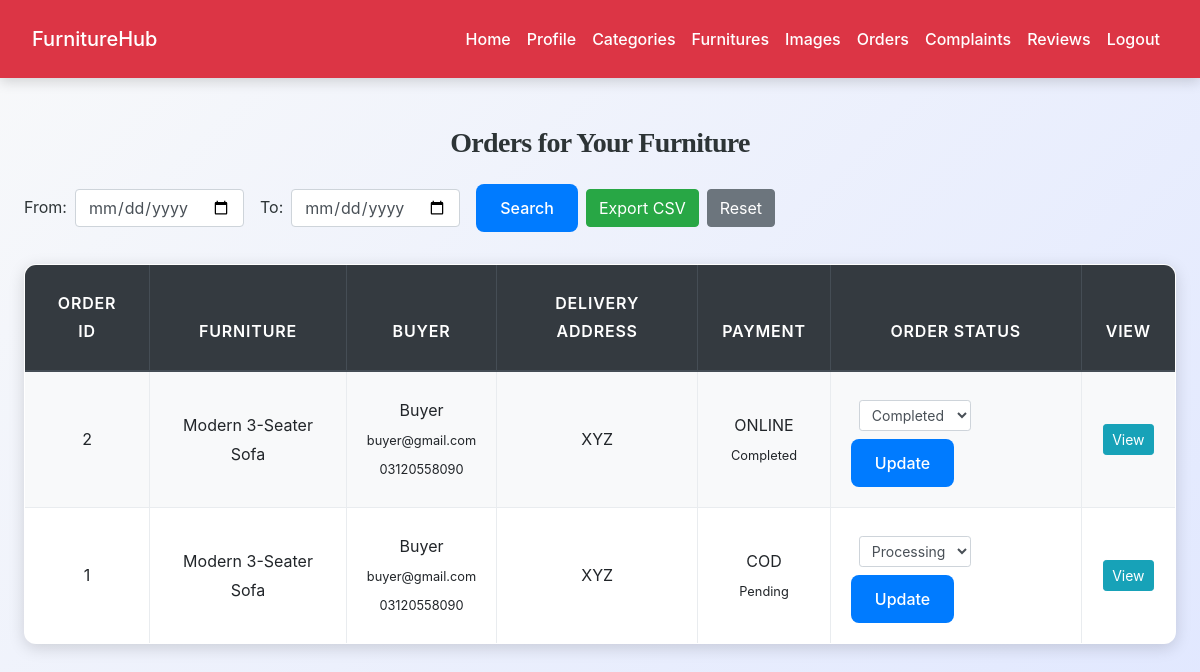
The page /seller/seller_orders.php (signed in) on the database its author committed.
### tables this page shows
CREATE TABLE `orders` (
  `order_id` int(11) NOT NULL,
  `buyer_id` int(11) NOT NULL,
  `furniture_id` int(11) NOT NULL,
  `seller_id` int(11) NOT NULL,
  `order_status` enum('pending','processing','shipped','completed','cancelled') DEFAULT 'pending',
  `order_date` timestamp NOT NULL DEFAULT current_timestamp(),
  `delivery_address` text NOT NULL,
  `payment_method` enum('cod','online') NOT NULL,
  `payment_status` enum('pending','completed') DEFAULT 'pending'
);

CREATE TABLE `furniture` (
  `furniture_id` int(11) NOT NULL,
  `id` int(11) NOT NULL,
  `category_id` int(11) NOT NULL,
  `title` varchar(100) NOT NULL,
  `description` text NOT NULL,
  `price` decimal(10,2) NOT NULL,
  `condition` enum('new','like_new','good','fair','poor') NOT NULL,
  `location` varchar(100) DEFAULT NULL,
  `status` enum('available','sold','blocked') DEFAULT 'available',
  `created_at` timestamp NOT NULL DEFAULT current_timestamp(),
  `updated_at` timestamp NOT NULL DEFAULT current_timestamp() ON UPDATE current_timestamp()
);

CREATE TABLE `users` (
  `id` int(11) NOT NULL,
  `full_name` varchar(100) NOT NULL,
  `email` varchar(100) NOT NULL,
  `password` varchar(255) NOT NULL,
  `phone` varchar(20) DEFAULT NULL,
  `address` text DEFAULT NULL,
  `city` varchar(50) DEFAULT NULL,
  `state` varchar(50) DEFAULT NULL,
  `country` varchar(50) DEFAULT NULL,
  `role` enum('buyer','seller') DEFAULT 'buyer',
  `status` enum('active','blocked','pending') DEFAULT 'active',
  `upload_status` enum('active','blocked') DEFAULT 'active',
  `profile_image` varchar(255) DEFAULT NULL,
  `created_at` timestamp NOT NULL DEFAULT current_timestamp()
);

### seller/seller_orders.php (the view, shortened to what this page needs)
<?php
include('config.php');
$seller_id = $_SESSION["id"];
$where = "";
$from_date = $to_date = "";
$sql = "
    SELECT o.*,
           u.full_name AS buyer_name,
           u.email AS buyer_email,
           u.phone AS buyer_phone,
           f.title AS furniture_title
    FROM orders o
    JOIN users u ON o.buyer_id = u.id
    JOIN furniture f ON o.furniture_id = f.furniture_id
    WHERE o.seller_id = ? $where
    ORDER BY o.order_id DESC
";
$stmt = mysqli_prepare($conn, $sql);
mysqli_stmt_bind_param($stmt, "i", $seller_id);
mysqli_stmt_execute($stmt);
$result = mysqli_stmt_get_result($stmt);
?>
<!DOCTYPE html>
<html lang="en">
<head>
<link rel="stylesheet" href="https://maxcdn.bootstrapcdn.com/bootstrap/4.5.2/css/bootstrap.min.css">
<link rel="stylesheet" href="../css/style.css">
</head>
<body>
<?php include('navbar.php'); ?>
<div class="container mt-5">
    <h3 class="text-center mb-4">Orders for Your Furniture</h3>
    <form method="GET" class="form-inline mb-3">
        <label class="mr-2">From:</label>
        <input type="date" name="from_date" class="form-control mr-3" value="<?= htmlspecialchars($from_date) ?>">
        <label class="mr-2">To:</label>
        <input type="date" name="to_date" class="form-control mr-3" value="<?= htmlspecialchars($to_date) ?>">
        <button type="submit" class="btn btn-primary mr-2">Search</button>
        <a href="seller_orders.php?export_csv=1<?= $from_date && $to_date ? "&from_date=$from_date&to_date=$to_date" : '' ?>" class="btn btn-success">Export CSV</a>
        <a href="seller_orders.php" class="btn btn-secondary ml-2">Reset</a>
    </form>
    <?php if (mysqli_num_rows($result) > 0): ?>
        <table class="table table-bordered table-striped">
            <thead class="thead-dark">
                <tr>
                    <th>Order ID</th>
                    <th>Furniture</th>
                    <th>Buyer</th>
                    <th>Delivery Address</th>
                    <th>Payment</th>
                    <th>Order Status</th>
                    <th>View</th>
                </tr>
            </thead>
            <tbody>
                <?php while ($row = mysqli_fetch_assoc($result)): ?>
                <tr>
                    <td><?= $row['order_id'] ?></td>
                    <td><?= htmlspecialchars($row['furniture_title']) ?></td>
                    <td>
                        <?= htmlspecialchars($row['buyer_name']) ?><br>
                        <small><?= htmlspecialchars($row['buyer_email']) ?></small><br>
                        <small><?= htmlspecialchars($row['buyer_phone']) ?></small>
                    </td>
                    <td><?= htmlspecialchars($row['delivery_address']) ?></td>
                    <td>
                        <?= strtoupper($row['payment_method']) ?><br>
                        <small><?= ucfirst($row['payment_status']) ?></small>
                    </td>
                    <td>
                        <form method="POST" class="form-inline">
                            <select name="order_status" class="m-2 form-control form-control-sm mr-2">
                                <option value="processing" <?= $row['order_status']=='processing' ? 'selected' : '' ?>>Processing</option>
                                <option value="completed" <?= $row['order_status']=='completed' ? 'selected' : '' ?>>Completed</option>
                            </select>
                            <button type="submit" name="update_status" class="btn btn-primary btn-sm">Update</button>
                        </form>
                    </td>
                    <td>
                        <a href="order_details.php?order_id=<?= $row['order_id'] ?>" class="btn btn-info btn-sm">View</a>
                    </td>
                </tr>
                <?php endwhile; ?>
            </tbody>
        </table>
    <?php else: ?>
        <div class="alert alert-warning text-center">No orders found.</div>
    <?php endif; ?>
</div>
</body>
</html>

### css/style.css (style rules this page uses)
:root { --primary: #007bff; --secondary: #6c757d; --success: #28a745; --info: #17a2b8; --warning: #ffc107; --danger: #dc3545; --light: #f8f9fa; --dark: #2d3436; --accent: #ff6f61; --highlight: #6f42c1; --shadow: rgba(0, 0, 0, 0.15); --transition: all 0.3s ease-in-out; }
body { font-family: 'Inter', 'Segoe UI', Tahoma, Geneva, Verdana, sans-serif; background: linear-gradient(135deg, var(--light) 0%, #e0e7ff 100%); color: var(--dark); line-height: 1.8; margin: 0; padding: 0; min-height: 100vh; font-size: 16px; }
h1, h2, h3, h4 { text-align: center; margin: 2.5rem 0; font-family: 'Georgia', 'Times New Roman', serif; color: var(--dark); font-weight: 700; letter-spacing: -0.025em; }
h3 { font-size: 1.75rem; }
.container { max-width: 1200px; margin: 0 auto 3rem; padding: 0 1.5rem; }
.table { width: 100%; border-collapse: collapse; margin: 2rem 0; font-size: 1rem; background-color: #ffffff; border-radius: 12px; overflow: hidden; box-shadow: 0 4px 16px var(--shadow); transition: var(--transition); }
.table th, .table td { padding: 1.25rem; border: 1px solid #e9ecef; text-align: center; vertical-align: middle; }
.table thead th { background-color: rgb(0, 0, 0); color: white; font-weight: 600; text-transform: uppercase; letter-spacing: 0.05em; padding: 1.5rem; }
.table tbody tr { transition: var(--transition); }
.table tbody tr:nth-child(odd) { background-color: var(--light); }
.btn-primary { background-color: var(--primary); color: #fff; border: none; border-radius: 8px; padding: 0.75rem 1.5rem; font-size: 1rem; font-weight: 500; cursor: pointer; transition: var(--transition); display: inline-flex; align-items: center; justify-content: center; }
a { color: var(--primary); text-decoration: none; font-weight: 500; transition: var(--transition); }

### rows shown on the page
orders: order_id "2", furniture.title "Modern 3-Seater Sofa", buyer.full_name "Buyer", buyer.email "buyer@gmail.com", buyer.phone "03120558090", delivery_address "XYZ", payment_method "ONLINE", payment_status "Completed", order_status "Completed"
orders: order_id "1", furniture.title "Modern 3-Seater Sofa", buyer.full_name "Buyer", buyer.email "buyer@gmail.com", buyer.phone "03120558090", delivery_address "XYZ", payment_method "COD", payment_status "Pending", order_status "Processing"
